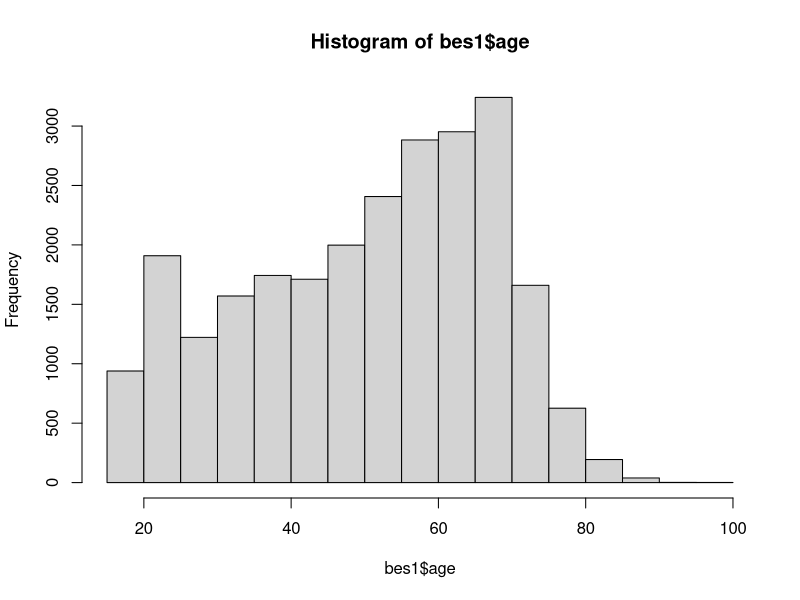
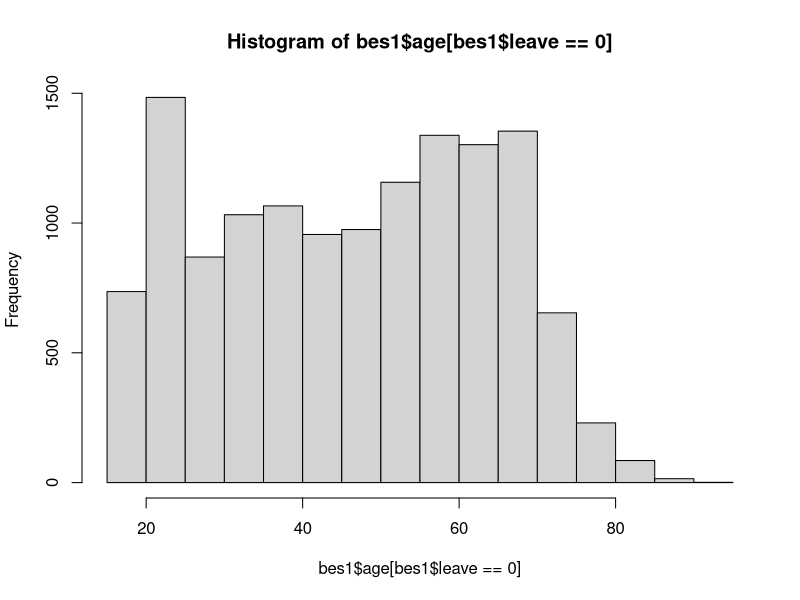
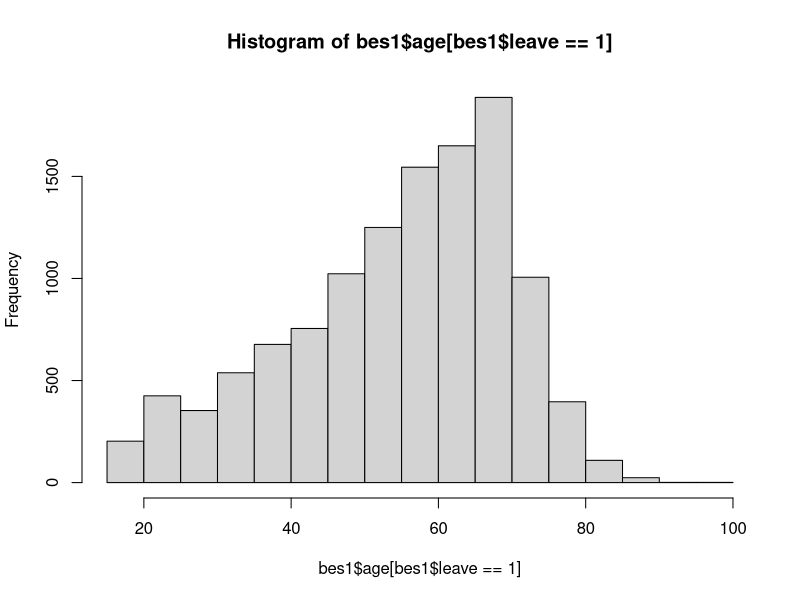
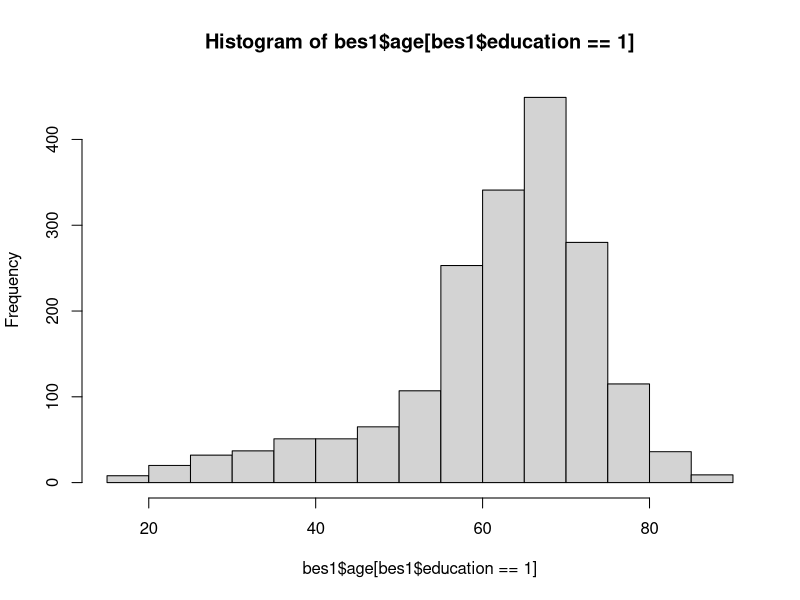
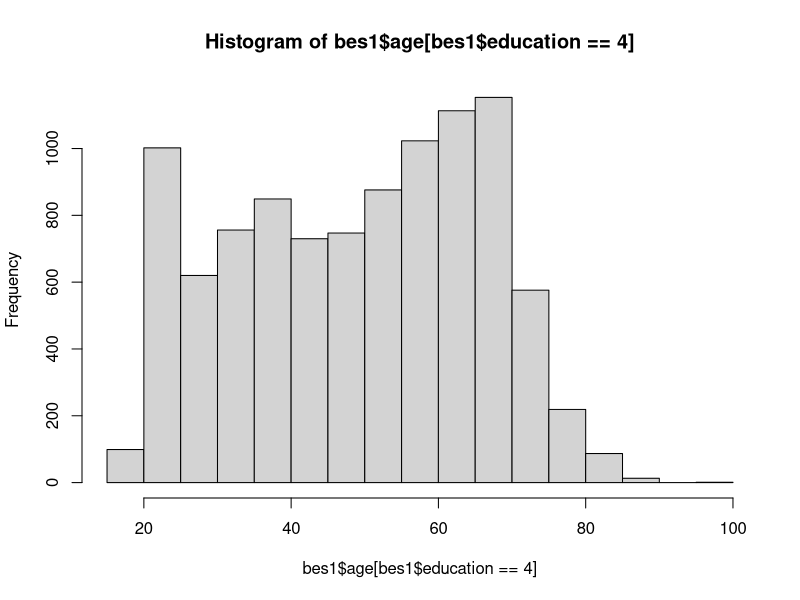
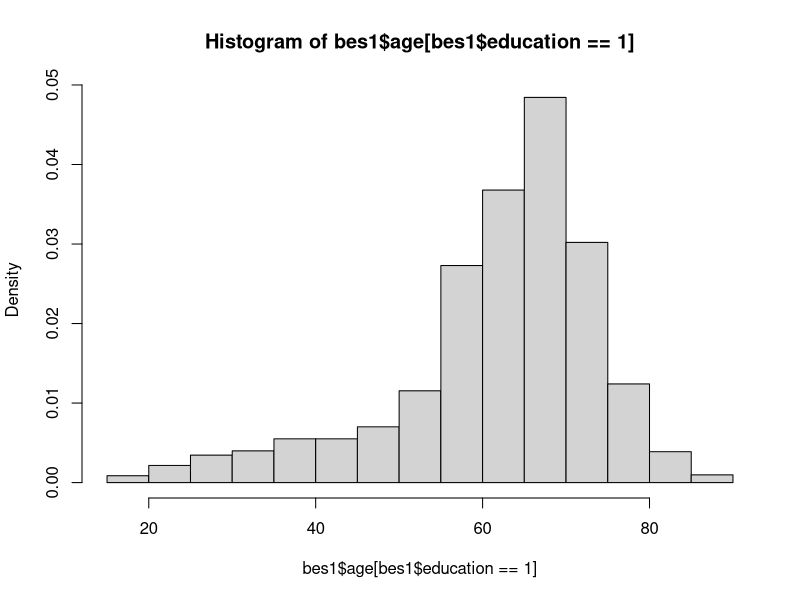
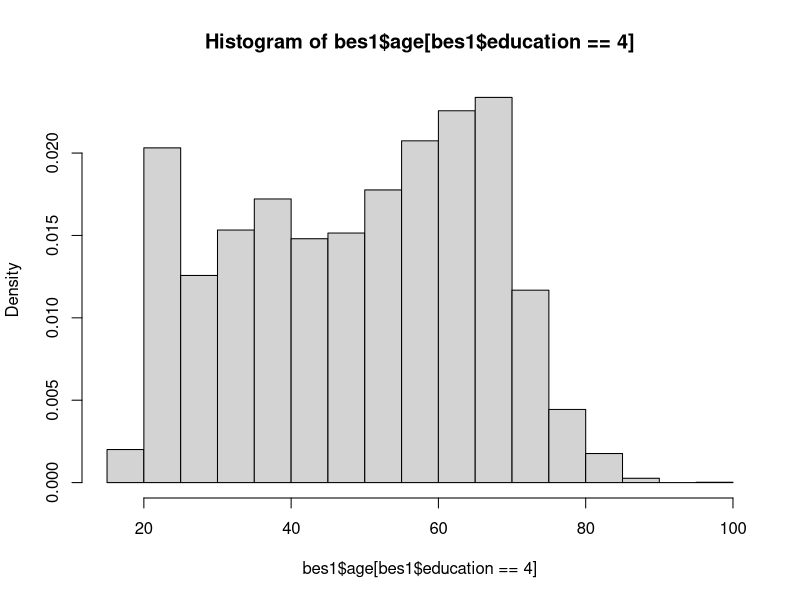
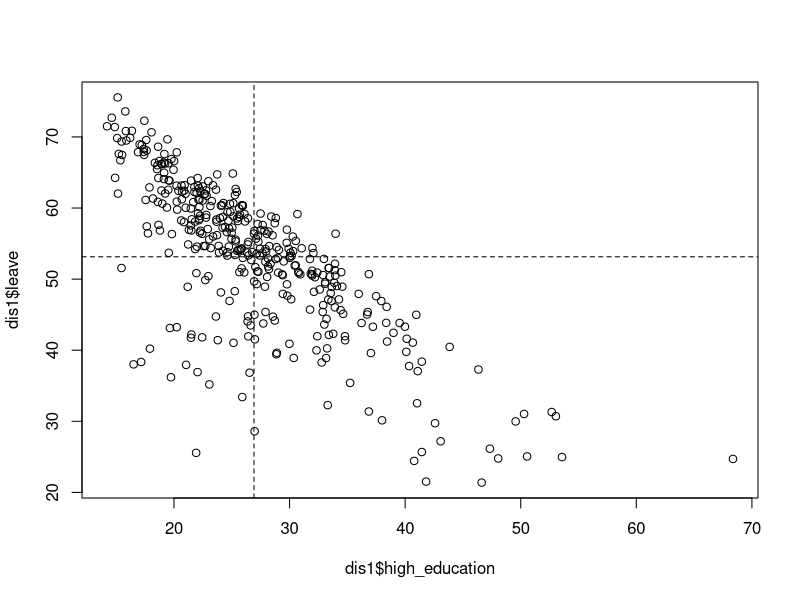

Write R code to recreate these figures, in order.
## 3. INFERRING POPULATION CHARACTERISTICS VIA SURVEY RESEARCH

## 3.3 MEASURING SUPPORT FOR BREXIT

## Set the working directory
setwd("~/Desktop/DSS") # example of setwd() for Mac 
setwd("C:/user/Desktop/DSS") # example for Windows

## Load the dataset
bes <- read.csv("BES.csv") # reads and stores data

## Understand the data
## (Read about description of variables and unit of observation)
head(bes) # shows first observations

## Identify the types of variables included
## (character vs. numeric; binary vs. non-binary)

## Identify the number of observations
dim(bes) # provides dimensions of dataframe: rows, columns

## Predicting the referendum outcome
## Frequency table
table(bes$vote) # creates frequency table of vote

## Table of proportions 
## option a: create frequency table first
freq_table <- table(bes$vote) # object with frequency table
prop.table(freq_table) # creates table of proportions

## option b: do it all at once
prop.table(table(bes$vote)) # creates table of proportions

## 3.4 WHO SUPPORTED BREXIT?

## Handling missing data
table(bes$education, exclude=NULL) # table() including NAs
mean(bes$leave) # mean() without removing NAs
mean(bes$leave, na.rm=TRUE) # mean() removing NAs
bes1 <- na.omit(bes) # removes observations with NAs
head(bes) # shows first observations of original dataframe
head(bes1) # shows first observations of clean dataframe
dim(bes) # provides dimensions (rows, columns) of original dataframe
dim(bes1) # provides dimensions (rows, columns) of clean dataframe

## Two-way frequency tables
table(bes1$leave, bes1$education)

## Two-way tables of proportions
prop.table(table(bes1$leave, bes1$education)) 
prop.table(table(bes1$leave, bes1$education), margin=1) # with margin=1
prop.table(table(bes1$leave, bes1$education), margin=2) # with margin=2

## Histograms
hist(bes1$age) # creates histogram of all observations in age
hist(bes1$age[bes1$leave==0]) # creates histogram for non−supporters 
hist(bes1$age[bes1$leave==1]) # creates histogram for supporters

## Density histograms
hist(bes1$age[bes1$education==1]) # (frequency) histogram for respondents w/ no qualifications
hist(bes1$age[bes1$education==4]) # (frequency) histogram for respondents  w/ undergraduate degree
hist(bes1$age[bes1$education==1], freq=FALSE) # density histogram for respondents w/ no qualifications
hist(bes1$age[bes1$education==4], freq=FALSE) # density histogram for respondents  w/ undergraduate degree

## Descriptive statistics
mean(bes1$age[bes1$leave==0]) # mean age of non−supporters
mean(bes1$age[bes1$leave==1]) # mean age of supporters
median(bes1$age[bes1$leave==0]) # median age of non−supporters
median(bes1$age[bes1$leave==1]) # median age of supporters
sd(bes1$age[bes1$leave==0]) # sd of age for non−supporters
sd(bes1$age[bes1$leave==1]) # sd of age for supporters
var(bes1$age[bes1$leave==1]) # variance of age of supporters
sd(bes1$age[bes1$leave==1])^2 # square of sd of age for supporters
sqrt(var(bes1$age[bes1$leave==1])) # square root of variance of age for supporters

## 3.5 RELATIONSHIP BETWEEN EDUCATION AND THE LEAVE VOTE IN THE ENTIRE UK

## Set the working directory
setwd("~/Desktop/DSS") # example of setwd() for Mac 
setwd("C:/user/Desktop/DSS") # example for Windows

## Load the dataset
dis <- read.csv("UK_districts.csv") # reads and stores data

## Understand the data
## (Read about description of variables and unit of observation)
head(dis) # shows first observations

## Identify the types of variables included
## (character vs. numeric; binary vs. non-binary)

## Identify the number of observations
dim(dis) # provides dimensions of dataframe: rows, columns

## Handling missing data
dis1 <- na.omit(dis) # removes observations with NAs
dim(dis1) # provides dimensions (rows, columns) of clean dataframe

## Scatter plot
plot(dis1$high_education, dis1$leave) # scatter plot X, Y
abline(v=mean(dis1$high_education), lty="dashed") # adds straight, dashed vertical line to plot
abline(h=mean(dis1$leave), lty="dashed") # adds straight, dashed horizontal line to plot

## Correlation
cor(dis1$high_education, dis1$leave) # calculates correlation between X and Y
cor(dis1$leave, dis1$high_education) # calculates correlation between Y and X
